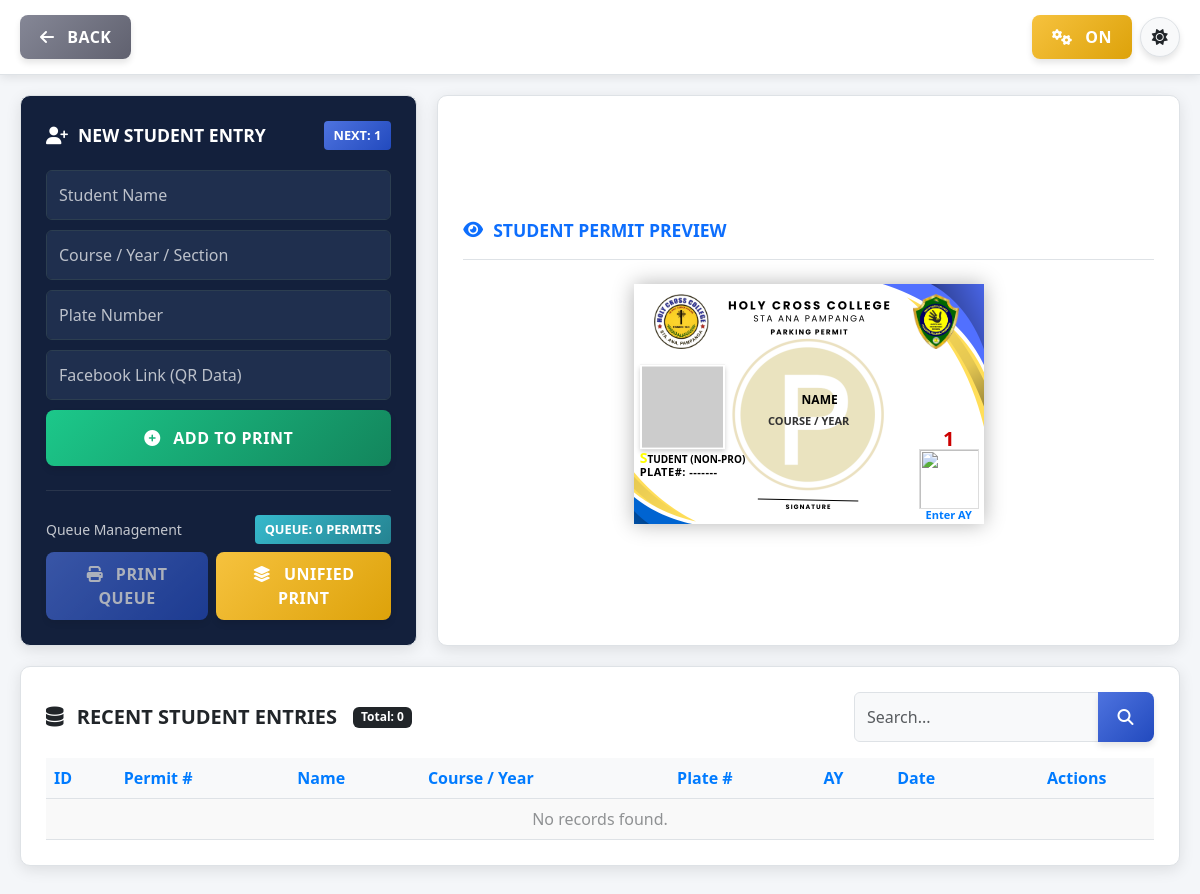
Before: /non_permit.php with the older database file.
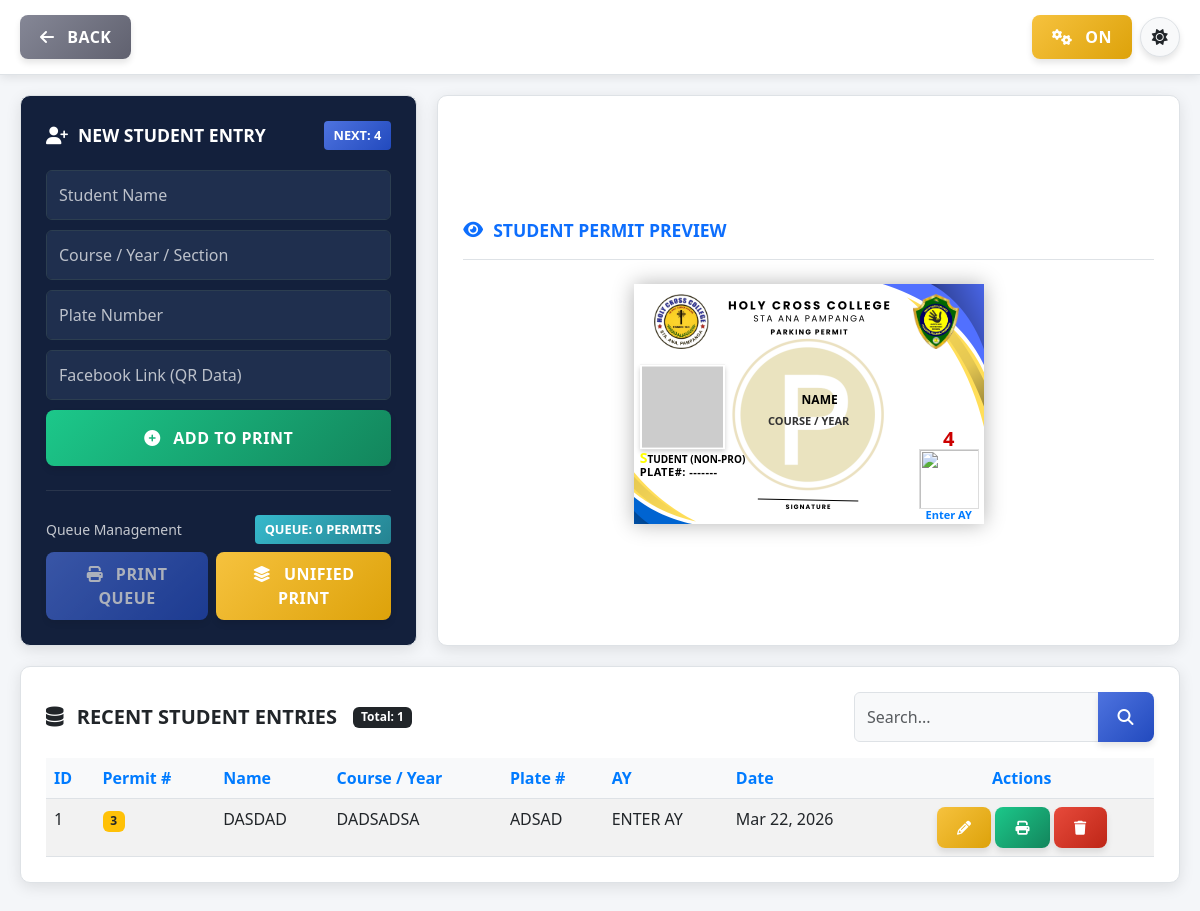
After: the same page with the newer database file.
### tables this page shows
CREATE TABLE `non_pro_permits` (
  `id` int(11) NOT NULL,
  `name` varchar(255) NOT NULL,
  `course` varchar(255) NOT NULL,
  `plate_number` varchar(50) NOT NULL,
  `fb_link` text DEFAULT NULL,
  `permit_number` int(11) NOT NULL,
  `school_year` varchar(50) NOT NULL,
  `created_at` timestamp NOT NULL DEFAULT current_timestamp()
);

### non_permit.php (the view, shortened to what the changed rows need)
<?php
$servername = "localhost";
$username = "root";
$password = "";
$dbname = "sapd_db";
try {
    $conn = new mysqli($servername, $username, $password);
    $conn->select_db($dbname);
} catch (mysqli_sql_exception $e) {
    $conn = new mysqli($servername, $username, $password);
    $conn->query("CREATE DATABASE IF NOT EXISTS $dbname");
    $conn->select_db($dbname);
}
$conn->query("CREATE TABLE IF NOT EXISTS global_permit_sequence (
    id INT AUTO_INCREMENT PRIMARY KEY,
    created_at TIMESTAMP DEFAULT CURRENT_TIMESTAMP
)");
$table_sql = "CREATE TABLE IF NOT EXISTS non_pro_permits (
    id INT AUTO_INCREMENT PRIMARY KEY,
    name VARCHAR(255) NOT NULL,
    course VARCHAR(255) NOT NULL,
    plate_number VARCHAR(50) NOT NULL,
    fb_link TEXT,
    permit_number INT NOT NULL,
    school_year VARCHAR(50) NOT NULL,
    created_at TIMESTAMP DEFAULT CURRENT_TIMESTAMP
)";
$conn->query($table_sql);
$editing_permit = null;
$res = $conn->query("SELECT MAX(id) as max_id FROM global_permit_sequence");
$row = $res->fetch_assoc();
$next_display_id = ($row['max_id'] !== null) ? $row['max_id'] + 1 : 1;
$sql = "SELECT * FROM non_pro_permits";
$sql .= " ORDER BY id DESC LIMIT 50";
try {
    $recent_permits = $conn->query($sql);
} catch (Exception $e) {
    $recent_permits = false;
}
?>
<!DOCTYPE html>
<html lang="en">
<head>
    <link href="https://cdn.jsdelivr.net/npm/bootstrap@5.3.0/dist/css/bootstrap.min.css" rel="stylesheet">
    <link rel="stylesheet" href="https://cdnjs.cloudflare.com/ajax/libs/font-awesome/6.4.0/css/all.min.css">
</head>
<body>
    <div class="main-container">
        <div class="left-panel">
            <div class="panel-header">
                <div class="panel-title">
                    <i class="fa <?php echo $editing_permit ? 'fa-edit' : 'fa-user-plus'; ?>"></i>
                    <?php echo $editing_permit ? 'EDIT STUDENT ENTRY' : 'NEW STUDENT ENTRY'; ?>
                </div>
                <div class="badge-next">NEXT: <?php echo $next_display_id; ?></div>
            </div>
        </div>
        <div class="right-panel">
            <div class="permit-card" id="preview-card">
                <div class="qr-area" id="qr_container">
                    <div class="control-no" id="out_ctrl">
                        <?php echo $editing_permit ? $editing_permit['permit_number'] : $next_display_id; ?>
                    </div>
                    <img src="https://api.qrserver.com/v1/create-qr-code/?size=100x100&data=<?php echo $editing_permit ? urlencode($editing_permit['fb_link']) : 'Empty'; ?>"
                        class="qr-img" id="out_qr">
                    <span class="sy-text" id="out_sy">
                    </span>
                </div>
            </div>
        </div>
    </div>
    <div class="bottom-panel">
        <div class="d-flex justify-content-between align-items-center mb-3">
            <div class="d-flex align-items-center gap-3">
                <h5 class="fw-bold m-0"><i class="fa fa-database me-2"></i> RECENT STUDENT ENTRIES</h5>
                <?php
                $total_count = $conn->query("SELECT COUNT(*) as total FROM non_pro_permits")->fetch_assoc()['total'];
                ?>
                <span class="badge bg-dark">Total: <?php echo $total_count; ?></span>
            </div>
        </div>
        <div class="table-responsive">
            <table class="table table-custom table-striped table-hover mb-0">
                <thead>
                    <tr>
                        <th>ID</th>
                        <th>Permit #</th>
                        <th>Name</th>
                        <th>Course / Year</th>
                        <th>Plate #</th>
                        <th>AY</th>
                        <th>Date</th>
                        <th class="text-center">Actions</th>
                    </thead>
                <tbody>
                    <?php if ($recent_permits && $recent_permits->num_rows > 0): ?>
                        <?php while ($row = $recent_permits->fetch_assoc()): ?>
                                <td><?php echo $row['id']; ?></td>
                                <td><span class="badge bg-warning text-dark"><?php echo $row['permit_number']; ?></span></td>
                                <td><?php echo strtoupper($row['name']); ?></td>
                                <td><?php echo strtoupper($row['course']); ?></td>
                                <td><?php echo strtoupper($row['plate_number']); ?></td>
                                <td><?php echo strtoupper($row['school_year']); ?></td>
                                <td><?php echo date('M d, Y', strtotime($row['created_at'])); ?></td>
                                <td class="text-center" style="white-space: nowrap;">
                                    <div class="d-flex gap-1 justify-content-center">
                                        <a href="?edit_id=<?php echo $row['id']; ?>" class="btn btn-sm btn-warning text-white" title="Edit this permit">
                                            <i class="fa fa-pencil-alt"></i>
                                        </a>
                                        <a href="?reprint_id=<?php echo $row['id']; ?>" class="btn btn-sm btn-success text-white" title="Reprint this permit">
                                            <i class="fa fa-print"></i>
                                        </a>
                                        <a href="?delete_id=<?php echo $row['id']; ?>" class="btn btn-sm btn-danger" onclick="return confirm('Are you sure you want to delete this permit?')" title="Delete this permit">
                                            <i class="fa fa-trash"></i>
                                        </a>
                                    </div>
                                </td>
                        <?php endwhile; ?>
                    <?php else: ?>
                        <tr>
                            <td colspan="8" class="text-center opacity-50">No records found.</td>
                        </tr>
                    <?php endif; ?>
                </tbody>
            </table>
        </div>
    </div>
</body>
</html>

Changed rows visible on the page:
added non_pro_permits: id "1", permit_number "3", name "DASDAD", course "DADSADSA", plate_number "ADSAD", school_year "ENTER AY", created_at "Mar 22, 2026"
Other visible differences:
$next_display_id: "1" → "4"
$total_count: "0" → "1"
text no longer shown: "No records found."
